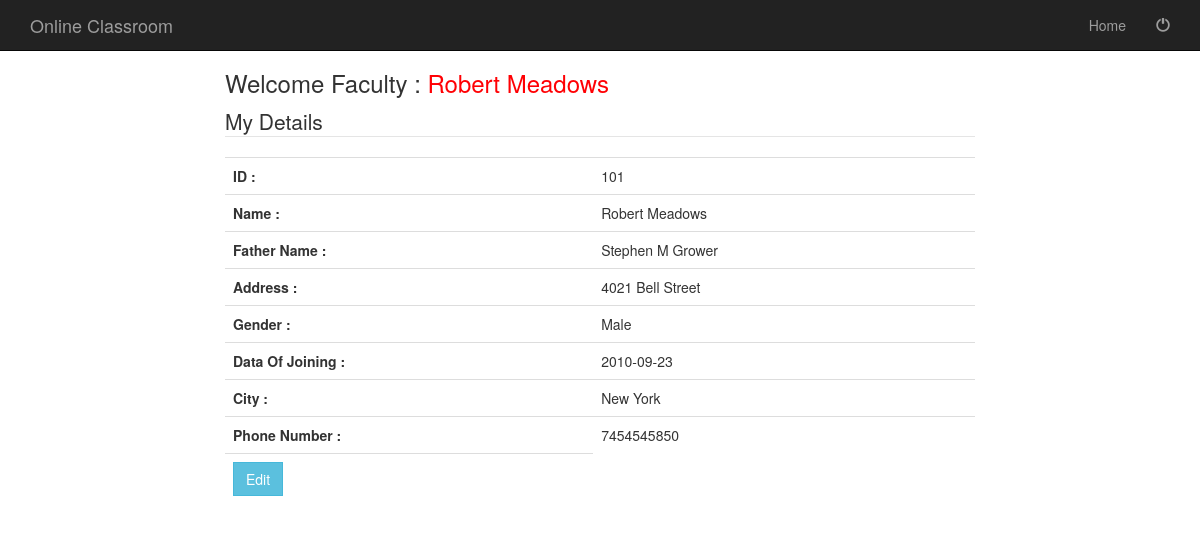
The page /mydetailsfaculty.php?myfid=101 (signed in) on the database its author committed.
### tables this page shows
CREATE TABLE `facutlytable` (
  `FID` int(10) NOT NULL,
  `FName` varchar(50) NOT NULL,
  `FaName` varchar(30) NOT NULL,
  `Addrs` text NOT NULL,
  `Gender` varchar(6) NOT NULL,
  `JDate` date NOT NULL,
  `City` varchar(10) NOT NULL,
  `Pass` varchar(10) NOT NULL,
  `PhNo` bigint(10) NOT NULL
);

### mydetailsfaculty.php (the view, shortened to what this page needs)
<?php
$fname = $_SESSION[ "fname" ];
?>
<?php include('fhead.php');  ?>
<div class="container">
	<div class="row">
		<div class="col-md-2"></div>
		<div class="col-md-8">
			<h3> Welcome Faculty : <a href="welcomefaculty.php"><span style="color:#FF0004"> <?php echo $fname; ?></span></a></h3>
			<?php
			include( 'database.php' );
			$varid = $_REQUEST[ 'myfid' ];
			$sql = "select * from  facutlytable where FID='$varid'";
			$result = mysqli_query( $connect, $sql );
			while ( $row = mysqli_fetch_array( $result ) ) {
				?>
			<fieldset>
				<legend>My Details</legend>
				<form action="" method="POST" name="update">
					<table class="table table-hover">
						<tr>
							<td><strong>ID : </strong>
							</td>
							<td>
								<?php echo $row['FID']; ?>
							</td>
						</tr>
						<tr>
							<td><strong>Name :</strong> </td>
							<td>
								<?php echo $row['FName']; ?>
							</td>
						</tr>
						<tr>
							<td><strong>Father Name :</strong> </td>
							<td>
								<?PHP echo $row['FaName'];?>
							</td>
						</tr>
						<tr>
							<td><strong>Address : </strong>
							</td>
							<td>
								<?PHP echo $row['Addrs'];?> </td>
						</tr>
						<tr>
							<td><strong>Gender :</strong>
							</td>
							<td>
								<?PHP echo $row['Gender'];?>
							</td>
						</tr>
						<tr>
							<td><strong>Data Of Joining :</strong>
							</td>
							<td>
								<?PHP echo $row['JDate'];?>
							</td>
						</tr>
						<tr>
							<td><strong>City : </strong>
							</td>
							<td>
								<?PHP echo $row['City'];?>
							</td>
						</tr>
						<tr>
							<td><strong>Phone Number :</strong>
							</td>
							<td>
								<?PHP echo $row['PhNo'];?> </td>
						</tr>
						<tr>
							<td><a href="updatedetailsfromfaculty.php?myfid=<?php echo $row['FID']; ?>"><input type="button" Value="Edit" style="border-radius:0%" class="btn btn-info"></a></td>
						</tr>
					</table>
				</form>
			</fieldset>
			<?php
			}
			?>
		</div>
		<div class="col-md-2"></div>
	</div>
	<?php include('allfoot.php'); ?>

### css/modern-business.css (style rules this page uses)
html, body { height: 100%; }
body { padding-top: 50px; }

### rows shown on the page
facutlytable: FID "101", FName "Robert Meadows", FaName "Stephen M Grower", Addrs "4021 Bell Street", Gender "Male", JDate "2010-09-23", City "New York", PhNo "7454545850"

### other values the page prints
$fname "Robert Meadows"
